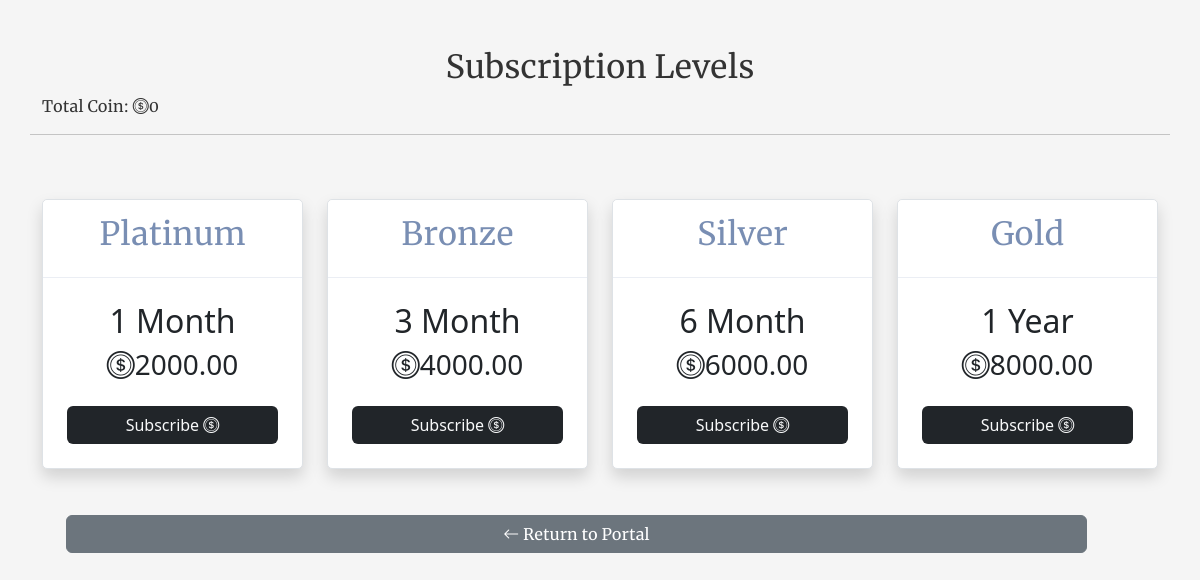
/coinsub/ (signed in), run on an earlier commit of the app's database.
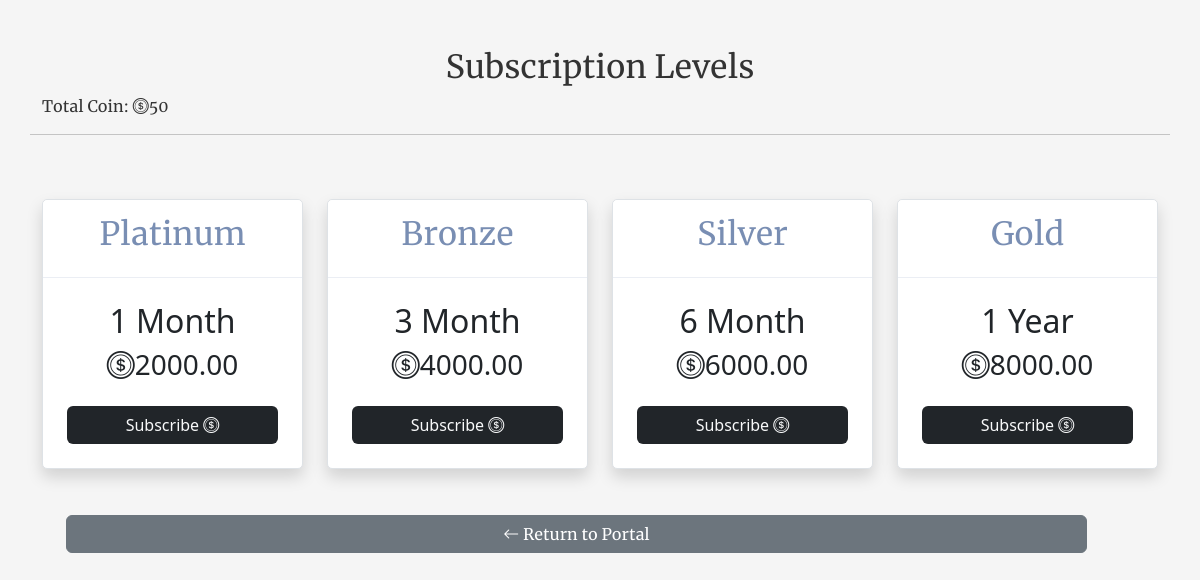
And on a later commit of the database.
### myapp/models.py (models this page shows, shortened)
class User(AbstractUser):
    profilepic = models.ImageField(upload_to= 'profilepic', null=True, blank=True, default="avatar.png")
    moredesc = models.TextField(null=True, blank=True)
    businessname = models.CharField(
        max_length=100, unique=True, null=True, blank=True)
    slug = models.SlugField(unique=True, null=True, blank=True)
    country = models.CharField(max_length=100, null=True, blank=True)
    phone = models.CharField(max_length=100, null=True, blank=True)
    meansofid = models.CharField(max_length=100, null=True, blank=True)
    idnumber = models.CharField(max_length=100, null=True, blank=True)
    idpic = models.ImageField(upload_to= 'id', null=True, blank=True)
    qrcode = models.ImageField(null=True, blank=True)
    logo = models.ImageField(null=True, blank=True, default="icon.png")
    currency = models.CharField(max_length=10, null=True, blank=True)
    coins = models.IntegerField(blank=True, null=True, default=0)
    whatsapp = models.CharField(max_length=200, null=True, blank=True)
    updated = models.DateTimeField(auto_now=True, null=True)
    created = models.DateTimeField(auto_now_add=True, null=True)
    subscribed = models.BooleanField(default=False, null=True, blank=True)
    date = models.DateTimeField(default=datetime.now())
    trial_start = models.DateTimeField(null=True, blank=True)
    trial_end = models.DateTimeField(null=True, blank=True)

### myapp/views.py (the view)
# urls.py: path('coinsub/', views.coinsub, name='coinsub'),
@login_required(login_url='account_login')
def coinsub(request):
    if request.user.is_authenticated:
        user = request.user
        nairaGold = NairaSubscriptionPlan.objects.get(plan_type='Gold')
        nairaSilver = NairaSubscriptionPlan.objects.get(plan_type='Silver')
        nairaBronze = NairaSubscriptionPlan.objects.get(plan_type='Bronze')
        nairaPlatinum = NairaSubscriptionPlan.objects.get(plan_type='Platinum')
        nairaBasic = NairaSubscriptionPlan.objects.get(plan_type='Basic')
    context = {'user': user, 'nairaGold': nairaGold, 'nairaSilver': nairaSilver, 'nairaBronze': nairaBronze, 'nairaPlatinum': nairaPlatinum, 'nairaBasic': nairaBasic,
               }
    return render(request, 'myapp/coinsub.html', context)

### myapp/templates/myapp/coinsub.html (shortened to what the changed rows need)
{% load static %}
<!DOCTYPE html>
<html lang="en">
<head>
    <link rel="stylesheet" href="{% static 'assets/bootstrap-5.3.1-dist/css/bootstrap.min.css' %}">
    <link rel="stylesheet" href="{% static 'assets/bootstrap-icons/bootstrap-icons.css' %}">
    <link rel="stylesheet" href="{% static 'assets/style.css' %}">
</head>
<body>
    <div class="container">
        <div class="row my-5">
            <center>
                <h2>Subscription Levels</h2>
            </center>
            <p>Total Coin: <i class="bi bi-coin"></i>{{user.coins}} </p>
            <hr>
        </div>
        <div class="row">
            <div class="col-lg-3 col-md-4 col-sm-12">
                <div class="card shadow border text-center">
                    <div class="card-header">
                        <h2>Platinum</h2>
                    </div>
                    <div class="card-body p-4">
                        <h2>1 Month</h2>
                    </div>
                </div>
            </div>
            <div class="col-lg-3 col-md-4 col-sm-12">
                <div class="card shadow border text-center">
                    <div class="card-header">
                        <h2>Bronze</h2>
                    </div>
                    <div class="card-body p-4">
                        <h2>3 Month</h2>
                    </div>
                </div>
            </div>
            <div class="col-lg-3 col-md-4 col-sm-12">
                <div class="card shadow border text-center">
                    <div class="card-header">
                        <h2>Silver</h2>
                    </div>
                    <div class="card-body p-4">
                        <h2>6 Month</h2>
                    </div>
                </div>
            </div>
            <div class="col-lg-3 col-md-4 col-sm-12">
                <div class="card shadow border text-center">
                    <div class="card-header">
                        <h2>Gold</h2>
                    </div>
                    <div class="card-body p-4">
                        <h2>1 Year</h2>
                    </div>
                </div>
            </div>
        </div>
    </div>
</body>
</html>

What changed in the data, as far as the page shows it:
changed User: coins "0" → "50"
